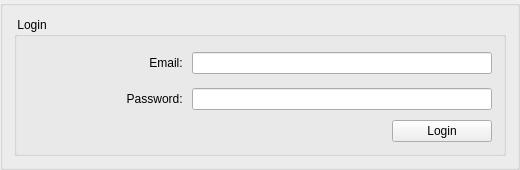
<?xml version="1.0" encoding="UTF-8"?>
<ui version="4.0">
 <class>WgtLogin</class>
 <widget class="QWidget" name="WgtLogin">
  <property name="geometry">
   <rect>
    <x>0</x>
    <y>0</y>
    <width>512</width>
    <height>150</height>
   </rect>
  </property>
  <property name="sizePolicy">
   <sizepolicy hsizetype="Maximum" vsizetype="Maximum">
    <horstretch>0</horstretch>
    <verstretch>0</verstretch>
   </sizepolicy>
  </property>
  <property name="windowTitle">
   <string>WgtLogin</string>
  </property>
  <layout class="QVBoxLayout" name="verticalLayout_2">
   <property name="spacing">
    <number>0</number>
   </property>
   <property name="leftMargin">
    <number>0</number>
   </property>
   <property name="topMargin">
    <number>0</number>
   </property>
   <property name="rightMargin">
    <number>0</number>
   </property>
   <property name="bottomMargin">
    <number>0</number>
   </property>
   <item>
    <widget class="QGroupBox" name="groupBox_2">
     <property name="sizePolicy">
      <sizepolicy hsizetype="Maximum" vsizetype="Maximum">
       <horstretch>0</horstretch>
       <verstretch>0</verstretch>
      </sizepolicy>
     </property>
     <property name="title">
      <string/>
     </property>
     <layout class="QVBoxLayout" name="verticalLayout_3">
      <item>
       <widget class="QGroupBox" name="groupBox">
        <property name="sizePolicy">
         <sizepolicy hsizetype="Maximum" vsizetype="Maximum">
          <horstretch>0</horstretch>
          <verstretch>0</verstretch>
         </sizepolicy>
        </property>
        <property name="minimumSize">
         <size>
          <width>492</width>
          <height>0</height>
         </size>
        </property>
        <property name="title">
         <string> Login </string>
        </property>
        <layout class="QVBoxLayout" name="verticalLayout">
         <item>
          <layout class="QGridLayout" name="gridLayout">
           <item row="0" column="0">
            <widget class="QLabel" name="label">
             <property name="sizePolicy">
              <sizepolicy hsizetype="Preferred" vsizetype="Maximum">
               <horstretch>0</horstretch>
               <verstretch>0</verstretch>
              </sizepolicy>
             </property>
             <property name="minimumSize">
              <size>
               <width>0</width>
               <height>30</height>
              </size>
             </property>
             <property name="text">
              <string>Email: </string>
             </property>
             <property name="alignment">
              <set>Qt::AlignRight|Qt::AlignTrailing|Qt::AlignVCenter</set>
             </property>
            </widget>
           </item>
           <item row="0" column="1">
            <widget class="QLineEdit" name="email">
             <property name="sizePolicy">
              <sizepolicy hsizetype="Maximum" vsizetype="Fixed">
               <horstretch>0</horstretch>
               <verstretch>0</verstretch>
              </sizepolicy>
             </property>
             <property name="minimumSize">
              <size>
               <width>300</width>
               <height>0</height>
              </size>
             </property>
            </widget>
           </item>
           <item row="1" column="0">
            <widget class="QLabel" name="label_2">
             <property name="sizePolicy">
              <sizepolicy hsizetype="Preferred" vsizetype="Maximum">
               <horstretch>0</horstretch>
               <verstretch>0</verstretch>
              </sizepolicy>
             </property>
             <property name="minimumSize">
              <size>
               <width>0</width>
               <height>30</height>
              </size>
             </property>
             <property name="text">
              <string>Password: </string>
             </property>
             <property name="alignment">
              <set>Qt::AlignRight|Qt::AlignTrailing|Qt::AlignVCenter</set>
             </property>
            </widget>
           </item>
           <item row="1" column="1">
            <widget class="QLineEdit" name="pass">
             <property name="sizePolicy">
              <sizepolicy hsizetype="Maximum" vsizetype="Fixed">
               <horstretch>0</horstretch>
               <verstretch>0</verstretch>
              </sizepolicy>
             </property>
             <property name="minimumSize">
              <size>
               <width>300</width>
               <height>0</height>
              </size>
             </property>
             <property name="inputMethodHints">
              <set>Qt::ImhHiddenText|Qt::ImhNoAutoUppercase|Qt::ImhNoPredictiveText|Qt::ImhSensitiveData</set>
             </property>
             <property name="text">
              <string/>
             </property>
             <property name="echoMode">
              <enum>QLineEdit::Password</enum>
             </property>
            </widget>
           </item>
           <item row="2" column="1" alignment="Qt::AlignRight">
            <widget class="QPushButton" name="login_btn">
             <property name="sizePolicy">
              <sizepolicy hsizetype="Maximum" vsizetype="Fixed">
               <horstretch>0</horstretch>
               <verstretch>0</verstretch>
              </sizepolicy>
             </property>
             <property name="minimumSize">
              <size>
               <width>100</width>
               <height>0</height>
              </size>
             </property>
             <property name="text">
              <string>Login</string>
             </property>
            </widget>
           </item>
          </layout>
         </item>
        </layout>
       </widget>
      </item>
     </layout>
    </widget>
   </item>
  </layout>
 </widget>
 <layoutdefault spacing="6" margin="11"/>
 <resources/>
 <connections/>
</ui>
